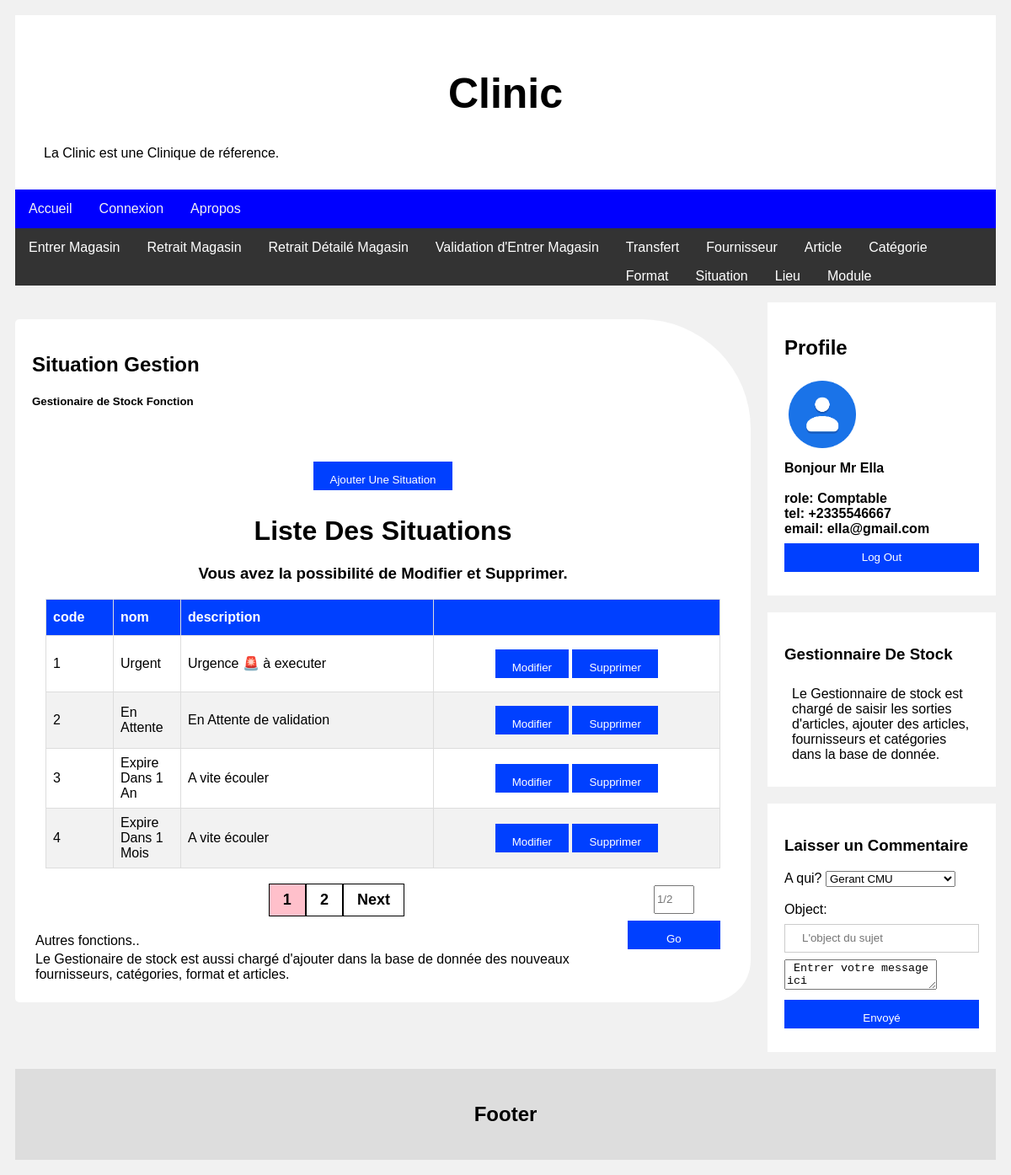
Screenshot of /gestionnairestock/Situation/situationmanage.php (signed in) with the database file from the repository.
### tables this page shows
CREATE TABLE `situation` (
  `matricule` bigint(20) NOT NULL,
  `code` varchar(100) NOT NULL,
  `nom` varchar(100) NOT NULL,
  `description` text NOT NULL,
  `matricule_module` bigint(20) NOT NULL,
  `matriculredacteur` varchar(100) NOT NULL,
  `lastmodification` datetime NOT NULL,
  `timestamp` timestamp NOT NULL DEFAULT current_timestamp()
);

### gestionnairestock/Situation/situationmanage.php (the view, shortened to what this page needs)
<!DOCTYPE html>
<html>
<head>
<link rel="stylesheet" href="../../cliniccss.css">
</head>
<body>
<div class="header">
  <h1>Clinic </h1>
  <p>La Clinic  est une Clinique de réference.</p>
</div>
<div class="topnav">
  <a href="#">Accueil</a>
  <a href="#">Connexion</a>
  <a href="#">Apropos</a>
</div>
<div class="navbar">
    <a href="../welcomestocker.php#entrerarticle">Entrer Magasin</a>
    <a href="../welcomestocker.php#retraitarticle">Retrait Magasin</a>
    <a href="../welcomestocker.php#retraitarticleperunit">Retrait Détailé Magasin</a>
    <a href="../validationentrer.php">Validation d'Entrer Magasin</a>
   <div class="dropdown">
    <button class="dropbtn">Transfert
    </button>
  </div>
    <div class="dropdown">
    <button class="dropbtn">Fournisseur
    </button>
  </div>
     <div class="dropdown">
    <button class="dropbtn">Article
    </button>
  </div>
    <div class="dropdown">
    <button class="dropbtn">Catégorie
    </button>
  </div>
  <div class="dropdown">
        <button class="dropbtn">Format
        </button>
      </div>
      <div class="dropdown">
        <button class="dropbtn">Situation
        </button>
      </div>
      <div class="dropdown">
        <button class="dropbtn">Lieu
        </button>
      </div>
      <div class="dropdown">
        <button class="dropbtn">Module
        </button>
      </div>
</div>
<div class="row">
  <div class="leftcolumn">
      <div class="card shadowexempl">
              <div id="entrerarticle">
                  <h2>Situation Gestion</h2>
                  <h5>Gestionaire de Stock Fonction</h5>
                   <center>
        <?php
            require_once "../../db/conn.php";
            $per_page_record = 4;
            if (isset($_GET["page"])) {
                $page  = $_GET["page"];
            }
            else {
              $page=1;
            }
            $start_from = ($page-1) * $per_page_record;
            $query = "SELECT matricule, code, nom, description, matricule_module FROM situation  LIMIT $start_from, $per_page_record";
            $rs_result = mysqli_query ($con, $query);
        ?>
        <div class="container">
          <br>
          <div>
          <button onclick="document.getElementById('id01').style.display='block'" style="width:auto;">Ajouter Une Situation</button>
            <h1>Liste Des Situations</h1>
            <h3> Vous avez la possibilité de Modifier et Supprimer.
          </h3>
            <table id="customers" class="table table-striped table-condensed
                                              table-bordered">
              <thead>
                <tr>
                  <th width="10%">code</th>
                  <th width="10%">nom</th>
                  <th>description</th>
                  <th></th>
                </tr>
              </thead>
              <tbody>
        <?php
                while ($row = mysqli_fetch_array($rs_result)) {
                ?>
                <tr>
                 <td><?php echo $row["matricule"]; ?></td>
                <td><?php echo $row["nom"]; ?></td>
                <td><?php echo $row["description"]; ?></td>
                <td>
                    <form action="situationedit.php" method="POST">
<div id="outer">
  <div class="inner"><button type="submit"  >Modifier</button></div>
  <div class="inner"><button type="button" id="<?php echo $row["matricule"]; ?>" onclick="myFunctionDelete(this.id)">Supprimer</button></div>
</div>
</form>
                </td>
                </tr>
                <?php
                    };
                ?>
              </tbody>
            </table>
         <div class="pagination">
          <?php
            $query = "SELECT COUNT(*) FROM categoritable";
            $rs_result = mysqli_query($con, $query);
            $row = mysqli_fetch_row($rs_result);
            $total_records = $row[0];
            $total_pages = ceil($total_records / $per_page_record);
            $pagLink = "";
            for ($i=1; $i<=$total_pages; $i++) {
              if ($i == $page) {
                  $pagLink .= "<a class = 'active' href='situationmanage.php?page="
                                                    .$i."'>".$i." </a>";
              }
              else  {
                  $pagLink .= "<a href='situationmanage.php?page=".$i."'>
                                                    ".$i." </a>";
              }
            };
            echo $pagLink;
            if($page<$total_pages){
                echo "<a href='situationmanage.php?page=".($page+1)."'>  Next </a>";
            }
          ?>
          </div>
          <div class="inline">
          <input id="page" type="number" min="1" max="<?php echo $total_pages?>"
          placeholder="<?php echo $page."/".$total_pages; ?>" required>
          <button onClick="go2Page();">Go</button>
         </div>
        </div>
      </div>
    </center>
                    <p>Autres fonctions..</p>
                  <p>Le Gestionaire de stock est aussi chargé d'ajouter dans la base de donnée des nouveaux fournisseurs, catégories, format et articles.</p>
                </div>
    </div>
  </div>
  <div class="rightcolumn">
    <div class="card">
      <h2>Profile </h2>
            <div class="fakeimg" style="height:100px;"><img src="../../images/contact.png" style="height:80px;"></div>
<b>Bonjour Mr <?php echo htmlspecialchars($_SESSION["fullname"]); ?></b>
      <br>
      <br>
      <b>role: <?php echo htmlspecialchars($_SESSION["role"]); ?></b>
            <br>
      <b>tel: <?php echo htmlspecialchars($_SESSION["tel"]); ?></b>
        <br>
      <b>email: <?php echo htmlspecialchars($_SESSION["email"]); ?></b>
                  <a href="../../logout.php"><button class="fakeimg" >Log Out</button></a>
    </div>
    <div class="card">
      <h3>Gestionnaire De Stock </h3>
      <div class="fakeimg"><p>Le Gestionnaire de stock est chargé de saisir les sorties d'articles, ajouter des articles, fournisseurs et catégories dans la base de donnée.</p></div>
    </div>
<div class="card">
       <h3>Laisser un Commentaire</h3>
      <form>
        <label>A qui?</label>
         <select name="aqui">
         <?php
   include('../../db/config.php');
          $sql = "SELECT DISTINCT role FROM users";
        if($stmt = $pdo->prepare($sql)){
            if($stmt->execute()){
                if($stmt->rowCount()>0){
                                      $arrayrole= $stmt->fetchAll();
                                      foreach($arrayrole as $roleelement){
                                        ?>
                                          <option value="<?php echo $roleelement[0];?>"><?php echo $roleelement[0];?></option>
                                        <?php
                                      }  }}}?>
                                        </select><br><br>
        <label>Object:</label>
        <input type="text" name="" placeholder="L'object du sujet">
        <textarea placeholder="Entrer votre message ici"> Entrer votre message ici</textarea>
              <button type="submit">Envoyé</button>
      </form>
    </div>
  </div>
</div>
<div class="footer">
  <h2>Footer</h2>
</div>
</body>
</html>

### cliniccss.css (style rules this page uses)
* { box-sizing: border-box; }
body { font-family: Arial; padding: 10px; background: #f1f1f1; }
.header { padding: 30px; text-align: center; background: white; }
.header h1 { font-size: 50px; }
.topnav { overflow: hidden; background-color: #0000ff; }
.topnav a { float: left; display: block; color: #f2f2f2; text-align: center; padding: 14px 16px; text-decoration: none; }
.leftcolumn { float: left; width: 75%; }
.rightcolumn { float: left; width: 25%; background-color: #f1f1f1; padding-left: 20px; }
.fakeimg { width: 100%; padding: 5px; }
.card { background-color: white; padding: 20px; margin-top: 20px; }
.row:after { content: ""; display: table; clear: both; }
.footer { padding: 20px; text-align: center; background: #ddd; margin-top: 20px; }
.navbar { overflow: hidden; background-color: #333; }
.navbar a { float: left; font-size: 16px; color: white; text-align: center; padding: 14px 16px; text-decoration: none; }
.dropdown { float: left; overflow: hidden; }
.dropdown .dropbtn { font-size: 16px; border: none; outline: none; color: white; padding: 14px 16px; background-color: inherit; font-family: inherit; margin: 0; }
input[type=text], input[type=password] { width: 100%; padding: 12px 20px; margin: 8px 0; display: inline-block; border: 1px solid #ccc; box-sizing: border-box; }
button,.btn1class { background-color: #0040ff; color: white; padding: 14px 20px; margin: 8px 0; border: none; cursor: pointer; width: 100%; }
.container { padding: 16px; }
.shadowexempl { border-radius: 5px 130px 50px 5px; margin-top: 40px; }
#outer { width:100%; text-align: center; }
.inner { display: inline-block; }
#customers { font-family: Arial, Helvetica, sans-serif; border-collapse: collapse; width: 100%; }
#customers td, #customers th { border: 1px solid #ddd; padding: 8px; }
#customers tr:nth-child(even) { background-color: #f2f2f2; }
#customers th { padding-top: 12px; padding-bottom: 12px; text-align: left; background-color: #0040ff; color: white; }
p { margin: 4px; text-align: left; }

### gestionnairestock/Situation/situationmanage.php (style rules this page uses)
.inline { display: inline-block; float: right; margin: 20px 0px; }
input, button { height: 34px; }
.pagination { display: inline-block; }
.pagination a { font-weight:bold; font-size:18px; color: black; float: left; padding: 8px 16px; text-decoration: none; border:1px solid black; }
.pagination a.active { background-color: pink; }
body { font-family: Arial, Helvetica, sans-serif; }
.container { padding: 16px; }
#outer { width:100%; text-align: center; }
.inner { display: inline-block; }
#customers { font-family: Arial, Helvetica, sans-serif; border-collapse: collapse; width: 100%; }
#customers td, #customers th { border: 1px solid #ddd; padding: 8px; }
#customers tr:nth-child(even) { background-color: #f2f2f2; }
#customers th { padding-top: 12px; padding-bottom: 12px; text-align: left; background-color: #0040ff; color: white; }

### rows the page displays
situation: matricule "1", nom "Urgent", description "Urgence 🚨 à executer"
situation: matricule "2", nom "En Attente", description "En Attente de validation"
situation: matricule "3", nom "Expire Dans 1 An", description "A vite écouler"
situation: matricule "4", nom "Expire Dans 1 Mois", description "A vite écouler"

### other values shown
$_SESSION["fullname"] "Ella"
$_SESSION["role"] "Comptable"
$_SESSION["tel"] "+2335546667"
$_SESSION["email"] "ella@gmail.com"
form field aqui "Gerant CMU"
